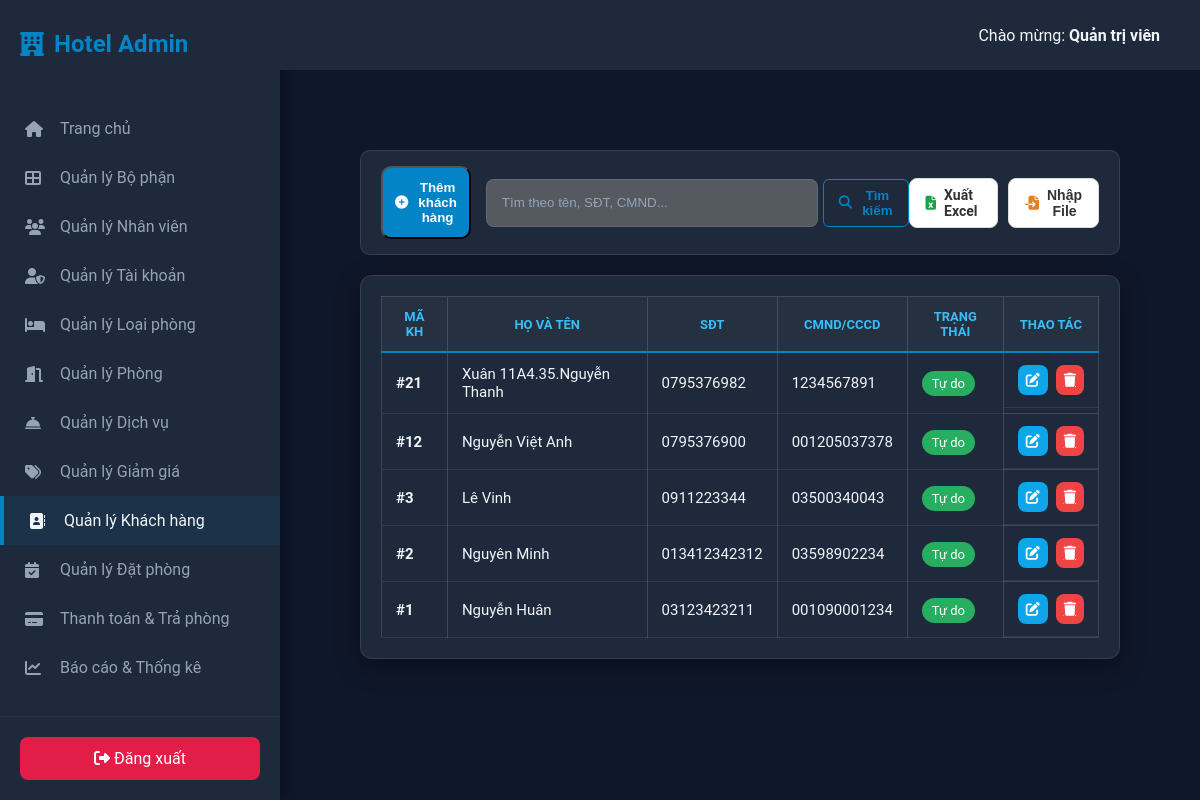
/?controller=GuestController&action=index (signed in), run on the app's committed database.
### tables this page shows
CREATE TABLE `hotels_guests` (
  `MaKhachHang` int(11) NOT NULL,
  `TenKhachHang` varchar(50) NOT NULL,
  `HoKhachHang` varchar(50) NOT NULL,
  `EmailKhachHang` varchar(50) NOT NULL,
  `SoDienThoaiKhachHang` varchar(15) NOT NULL,
  `CMND_CCCDKhachHang` varchar(30) NOT NULL,
  `DiaChi` varchar(50) NOT NULL,
  `MatKhau` varchar(30) DEFAULT NULL,
  `TrangThai` enum('Reserved','Not Reserved') NOT NULL DEFAULT 'Not Reserved',
  `NgayTao` timestamp NOT NULL DEFAULT current_timestamp()
);

### MVC/Core/controller.php (called while the page is built, shortened)
<?php
class controller {
    public function view($view, $data = []) {
        require_once "./MVC/Views/".$view.".php";
    }
}
?>

### MVC/Controllers/GuestController.php (called while the page is built, shortened)
<?php
class GuestController extends controller {
    public function index() {
        $model = $this->model("GuestModel");
        if (isset($_POST['search'])) {
            $guests = $model->search($_POST['keyword']);
        } else {
            $guests = $model->getAll();
        }
        $this->view("Pages/GuestList", ["guests" => $guests]);
    }
}
?>

### MVC/Core/App.php (called while the page is built, shortened)
<?php
class App {
    protected $action = "index";
    public function __construct() {
        $this->controller = new $this->controller;
        if (isset($_GET['action'])) {
            $this->action = $_GET['action'];
        }
        call_user_func([$this->controller, $this->action]);
    }
}

### index.php (called while the page is built, shortened)
<?php
$app = new App();

### MVC/Core/connectDB.php (called while the page is built, shortened)
<?php
class connectDB {
    protected $con;
    public function __construct() {
        $this->con = mysqli_connect(
            "localhost",
            "root",
            "",
            "web_hotel_mngt",
            3307
        );
        mysqli_set_charset($this->con, "utf8");
    }
    public function select($sql, $params = []) {
        $stmt = $this->prepareStatement($sql, $params);
        $result = mysqli_stmt_execute($stmt);
        $result = mysqli_stmt_get_result($stmt);
        $data = [];
        while ($row = mysqli_fetch_assoc($result)) {
            $data[] = $row;
        }
        return $data;
    }
    private function prepareStatement($sql, $params = []) {
        $stmt = mysqli_prepare($this->con, $sql);
        return $stmt;
    }
}

### MVC/Models/GuestModel.php (called while the page is built, shortened)
<?php
class GuestModel extends connectDB {
    public function getAll() {
        $sql = "SELECT MaKhachHang, TenKhachHang, HoKhachHang, EmailKhachHang,
                SoDienThoaiKhachHang, CMND_CCCDKhachHang, DiaChi, TrangThai, NgayTao
                FROM hotels_guests ORDER BY NgayTao DESC";
        return $this->select($sql);
    }
}
?>

### MVC/Views/Pages/GuestList.php (the view, shortened to what this page needs)
<main class="main-content">
        <section class="content-body">
            <div class="toolbar" style="display: flex; justify-content: space-between; align-items: center; margin-bottom: 20px;">
                <div class="left-tools" style="display: flex; gap: 15px; align-items: center;">
                    <button class="btn btn-primary" onclick="toggleGuestForm(true)">
                        <i class="fas fa-plus-circle"></i> Thêm khách hàng
                    </button>
                    <form action="?controller=GuestController&action=index" method="POST" style="display: flex; gap: 5px;">
                        <input type="text" name="keyword" value="<?= isset($_POST['keyword']) ? $_POST['keyword'] : '' ?>"
                               placeholder="Tìm theo tên, SĐT, CMND..."
                               style="padding: 8px 15px; border-radius: 8px; border: 1px solid var(--border-color); background: #555960ff; color: white; min-width: 300px;">
                        <button type="submit" name="search" class="btn btn-outline" style="padding: 8px 15px;">
                            <i class="fas fa-search"></i> Tìm kiếm
                        </button>
                    </form>
                </div>
                <div class="right-tools" style="display: flex; gap: 10px;">
                     <?php $currentKeyword = isset($_POST['keyword']) ? $_POST['keyword'] : (isset($_GET['keyword']) ? $_GET['keyword'] : ''); ?>
                    <a href="?controller=GuestController&action=exportExcel&keyword=<?= $currentKeyword ?>" class="btn-custom-white">
                        <i class="fas fa-file-excel" style="color: #16a34a;"></i> Xuất Excel
                    </a>
                    <button class="btn-custom-white" onclick="toggleImport(true)">
                       <i class="fas fa-file-import" style="color: #e67e22;"></i> Nhập File
                    </button>
                </div>
            </div>
            <div class="table-container">
                <table class="admin-table">
                    <thead>
                        <tr>
                            <th>Mã KH</th>
                            <th>Họ và tên</th>
                            <th>SĐT</th>
                            <th>CMND/CCCD</th>
                            <th>Trạng thái</th>
                            <th style="text-align: center;">Thao tác</th>
                        </tr>
                    </thead>
                    <tbody>
                        <?php if(!empty($data['guests'])): ?>
                            <?php foreach($data['guests'] as $row): ?>
                            <tr>
                                <td><strong>#<?= $row['MaKhachHang'] ?></strong></td>
                                <td><?= $row['HoKhachHang'] ?> <?= $row['TenKhachHang'] ?></td>
                                <td><?= $row['SoDienThoaiKhachHang'] ?></td>
                                <td><?= $row['CMND_CCCDKhachHang'] ?></td>
                                <td>
                                    <?php
                                    $statusColor = $row['TrangThai'] == 'Reserved' ? '#e74c3c' : '#27ae60';
                                    $statusText = $row['TrangThai'] == 'Reserved' ? 'Đang đặt phòng' : 'Tự do';
                                    ?>
                                    <span class="badge" style="background: <?= $statusColor ?>; color: white; border: none;">
                                        <?= $statusText ?>
                                    </span>
                                </td>
                                <td class="action-buttons">
                                    <button class="btn-icon edit"
                                        onclick='editGuest(
                                            <?= json_encode($row["MaKhachHang"]) ?>,
                                            <?= json_encode($row["HoKhachHang"]) ?>,
                                            <?= json_encode($row["TenKhachHang"]) ?>,
                                            <?= json_encode($row["SoDienThoaiKhachHang"]) ?>,
                                            <?= json_encode($row["EmailKhachHang"]) ?>,
                                            <?= json_encode($row["CMND_CCCDKhachHang"]) ?>,
                                            <?= json_encode($row["DiaChi"]) ?>
                                        )'>
                                        <i class="fas fa-edit"></i>
                                    </button>
                                    <a href="?controller=GuestController&action=deleteGuest&id=<?= $row['MaKhachHang'] ?>"
                                       class="btn-icon delete"
                                       onclick="return confirm('Bạn có chắc muốn xóa khách hàng này? Nếu họ đã từng đặt phòng, hệ thống sẽ chặn thao tác này.')">
                                        <i class="fas fa-trash"></i>
                                    </a>
                                </td>
                            </tr>
                            <?php endforeach; ?>
                        <?php else: ?>
                            <tr><td colspan="6" style="text-align:center;">Không tìm thấy khách hàng nào.</td></tr>
                        <?php endif; ?>
                    </tbody>
                </table>
            </div>
        </section>
    </main>

### Public/Css/style_hello.css (style rules this page uses)
:root { --bg-dark: #0f172a; --card-bg: #1e293b; --ocean-blue: #0284c7; --ocean-hover: #0369a1; --text-main: #f1f5f9; }
body { margin: 0; background-color: var(--bg-dark); font-family: 'Segoe UI', sans-serif; display: flex; justify-content: center; align-items: center; height: 100vh; }
.btn { padding: 12px; border-radius: 10px; text-decoration: none; font-weight: 600; transition: 0.3s; display: flex; align-items: center; justify-content: center; gap: 10px; }
.btn-primary { background: var(--ocean-blue); color: white; }
.btn-outline { border: 2px solid var(--ocean-blue); color: var(--ocean-blue); }

### Public/Css/login_style.css (style rules this page uses)
:root { --bg-dark: #0f172a; --card-bg: #1e293b; --ocean-blue: #0284c7; --ocean-hover: #0369a1; --text-white: #f1f5f9; --input-bg: #334155; --text-muted: #94a3b8; }

### Public/Css/admin_style.css (style rules this page uses)
html, body { margin: 0; padding: 0; width: 100%; height: 100%; display: block; background-color: #0f172a; }
.main-content { flex: 1; display: flex; flex-direction: column; overflow-y: auto; }
:root { --bg-dark: #0f172a; --sidebar-bg: #1e293b; --ocean-blue: #0284c7; --ocean-hover: #0ea5e9; --text-white: #f1f5f9; --text-muted: #94a3b8; }
.main-content { flex: 1; display: flex; flex-direction: column; }
.content-body { padding: 40px; color: var(--text-white); }

### Public/Css/department_style.css (style rules this page uses)
:root { --card-bg: #1e293b; --border-color: rgba(255, 255, 255, 0.1); --ocean-blue: #0284c7; --text-white: #f1f5f9; }
.table-container { background: var(--card-bg); border-radius: 12px; padding: 20px; border: 1px solid var(--border-color); box-shadow: 0 8px 25px rgba(0,0,0,0.35); color: var(--text-white); }
.admin-table { width: 100%; border-collapse: collapse; font-size: 15px; }
.admin-table th { padding: 12px; color: #38bdf8; text-transform: uppercase; font-size: 13px; border-bottom: 2px solid var(--ocean-blue); background: rgba(255,255,255,0.03); }
.admin-table td { padding: 10px 12px; border-bottom: 1px solid rgba(255,255,255,0.08); }
.badge { background: rgba(2,132,199,0.15); color: #38bdf8; padding: 5px 10px; border-radius: 15px; font-size: 13px; border: 1px solid rgba(56,189,248,0.35); }
.action-buttons { display: flex; justify-content: center; gap: 8px; }
.btn-icon { cursor: pointer; padding: 8px; border-radius: 6px; border: none; transition: 0.25s; display:flex; justify-content:center; align-items:center; }
.btn-icon.edit { background:#0284c7; color:white; }
.btn-icon.delete { background:#dc2626; color:white; }
.admin-table { width: 100%; border-collapse: collapse; font-size: 15px; color: var(--text-white); border: 1px solid rgba(255,255,255,0.15); }
.admin-table th, .admin-table td { padding: 12px 14px; border-right: 1px solid rgba(255,255,255,0.15); }
.admin-table th:last-child, .admin-table td:last-child { border-right: none; }
.admin-table tr { border-bottom: 1px solid rgba(255,255,255,0.15); }
.btn-custom-white { background-color: #ffffff; color: #333; padding: 8px 16px; border-radius: 8px; border: 1px solid #ddd; text-decoration: none; font-size: 14px; font-weight: 600; display: flex; align-items: center; gap: 8px; transition: all 0.3s; }

### Public/Css/employee_style.css (style rules this page uses)
:root { --bg-dark: #0f172a; --card-bg: #1e293b; --border-color: rgba(255,255,255,0.1); --ocean-blue: #0284c7; --text-white: #f1f5f9; --text-light: #cbd5e1; }
body { background: var(--bg-dark); color: var(--text-white); font-family: "Roboto", sans-serif; }
.toolbar { background: var(--card-bg); padding: 15px 20px; border-radius: 10px; display: flex; justify-content: space-between; align-items: center; border:1px solid var(--border-color); margin-bottom: 20px; }
.toolbar input[type=text] { background:#0f172a; color:white; border:1px solid var(--border-color); border-radius:6px; padding:10px 12px; }
.toolbar input::placeholder { color:#94a3b8; }
.btn-outline { background:transparent; border:1px solid var(--ocean-blue); color:var(--ocean-blue); padding:9px 18px; border-radius:6px; cursor:pointer; transition:.3s; }
.badge { background: rgba(2,132,199,0.15); color: #38bdf8; padding: 5px 10px; border-radius: 15px; font-size: 13px; border: 1px solid rgba(56,189,248,0.35); }
.btn-icon { border:none; padding:8px; border-radius:8px; cursor:pointer; }
.btn-icon.edit { background:#0ea5e9; }
.btn-icon.delete { background:#ef4444; }
.btn-icon i { color:white; font-size:14px; }

### data on the page
hotels_guests: MaKhachHang "21", TenKhachHang "Xuân 11A4.35.Nguyễn Thanh", SoDienThoaiKhachHang "0795376982", CMND_CCCDKhachHang "1234567891", TrangThai "Tự do"
hotels_guests: MaKhachHang "12", HoKhachHang "Nguyễn", TenKhachHang "Việt Anh", SoDienThoaiKhachHang "0795376900", CMND_CCCDKhachHang "001205037378", TrangThai "Tự do"
hotels_guests: MaKhachHang "3", HoKhachHang "Lê", TenKhachHang "Vinh", SoDienThoaiKhachHang "0911223344", CMND_CCCDKhachHang "03500340043", TrangThai "Tự do"
hotels_guests: MaKhachHang "2", HoKhachHang "Nguyên", TenKhachHang "Minh", SoDienThoaiKhachHang "013412342312", CMND_CCCDKhachHang "03598902234", TrangThai "Tự do"
hotels_guests: MaKhachHang "1", HoKhachHang "Nguyễn", TenKhachHang "Huân", SoDienThoaiKhachHang "03123423211", CMND_CCCDKhachHang "001090001234", TrangThai "Tự do"
